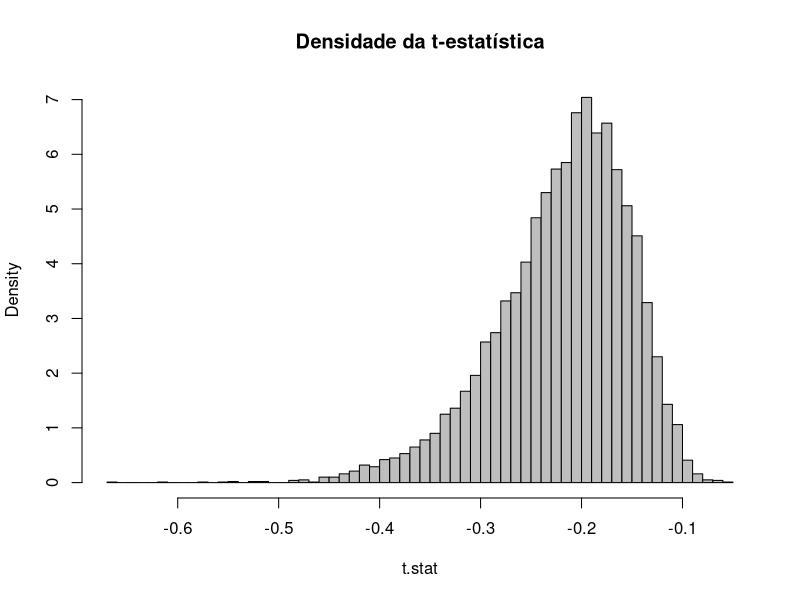
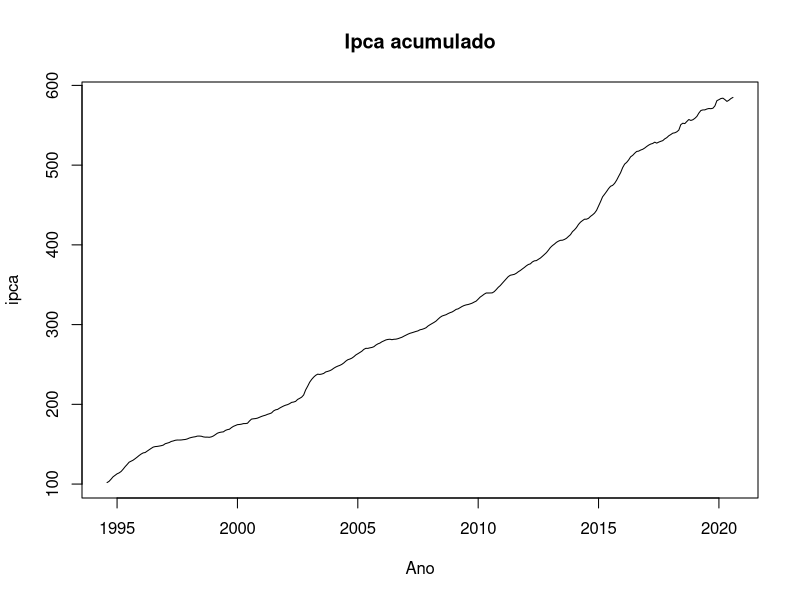
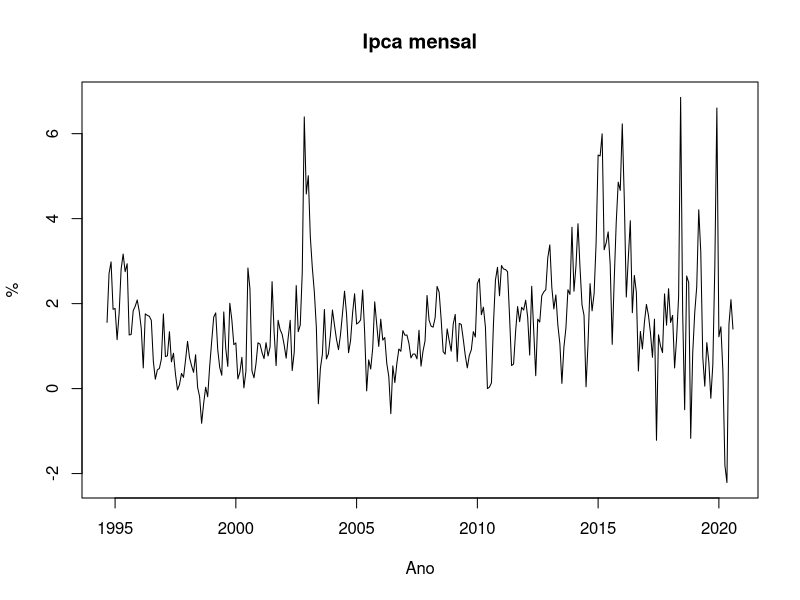
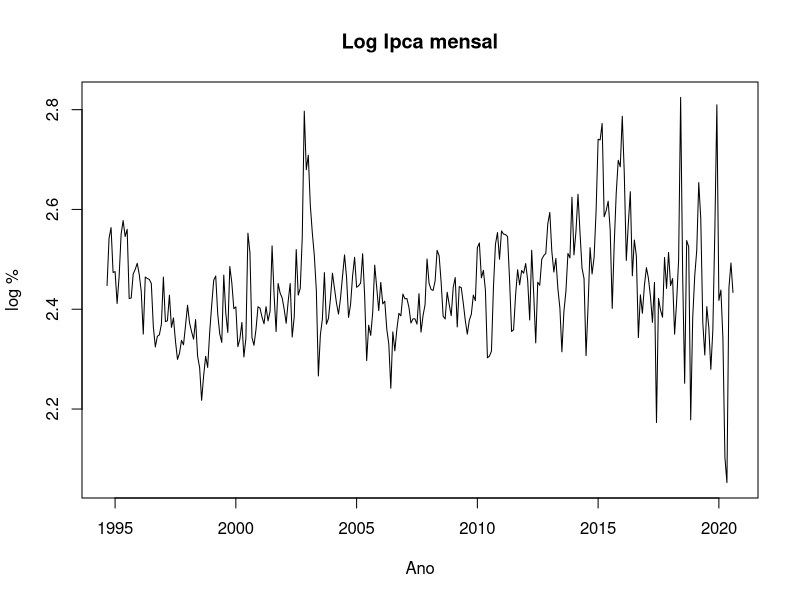
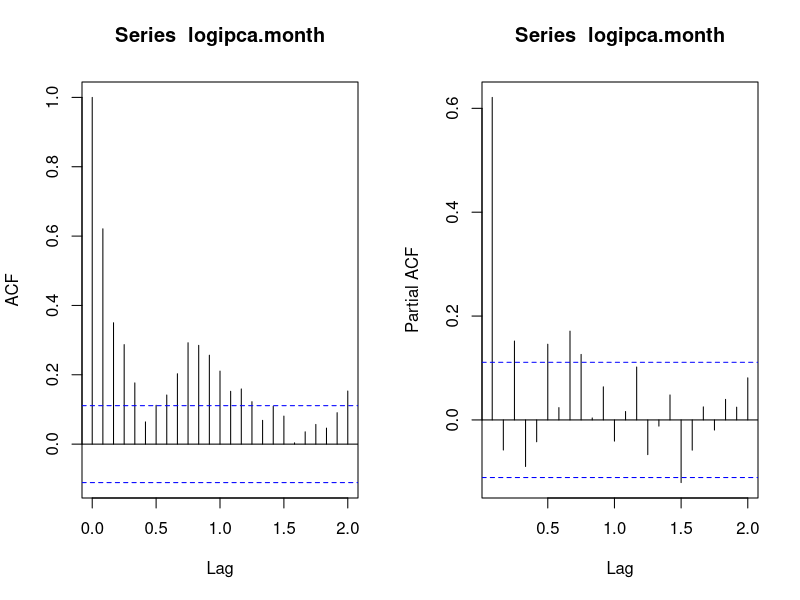

These figures' R source, in order:
## ---- chunk 1
n <- 50
Tr <- 100 
S <- 10000
e.sd <- 1
phi <- 0.8
t.stat <- c(1:S)
set.seed(10000)

for(i in 1:S){
  # Passo 1
  e <- rnorm(n + Tr, mean = 0, sd = e.sd) 
  # Passo 2
  y <- e 
  for(j in 2:(n +Tr)){
    y[j] <- phi*y[j-1] + y[j] 
  }
  # Passo 3
  estimation <- arima(y[(n+1):(n+Tr)], 
                      order = c(1,0,0), include.mean = F)
  phi.hat <- estimation$coef
  phi.sigma <- sqrt(estimation$sigma2)
  # Passo 4
  t.stat[i] = (phi.hat - 1)/phi.sigma
}
## ---- chunk 2
hist(t.stat, breaks = 50 , freq = F, col = 'grey', 
      main = 'Densidade da t-estatística', )
## ---- chunk 3
library(tseries)
## ---- chunk 4
ipca <- read.csv('ipca.csv')
ipca <- ts(ipca$ipca.acum, start = c(1994,8), end = c(2020,8), frequency = 12)
plot(ipca, main = 'Ipca acumulado', xlab = 'Ano')
## ---- chunk 5
ipca.month <- diff(ipca) 
plot(ipca.month, main = 'Ipca mensal', xlab = 'Ano', ylab = '%')
## ---- chunk 6
logipca.month <- log(ipca.month + 10)
plot(logipca.month, main = 'Log Ipca mensal', xlab = 'Ano', ylab = 'log %')
## ---- chunk 7
adf.test(logipca.month, alternative = "stationary")
## ---- chunk 8
par(mfrow = c(1,2))
acf(logipca.month)
pacf(logipca.month)
